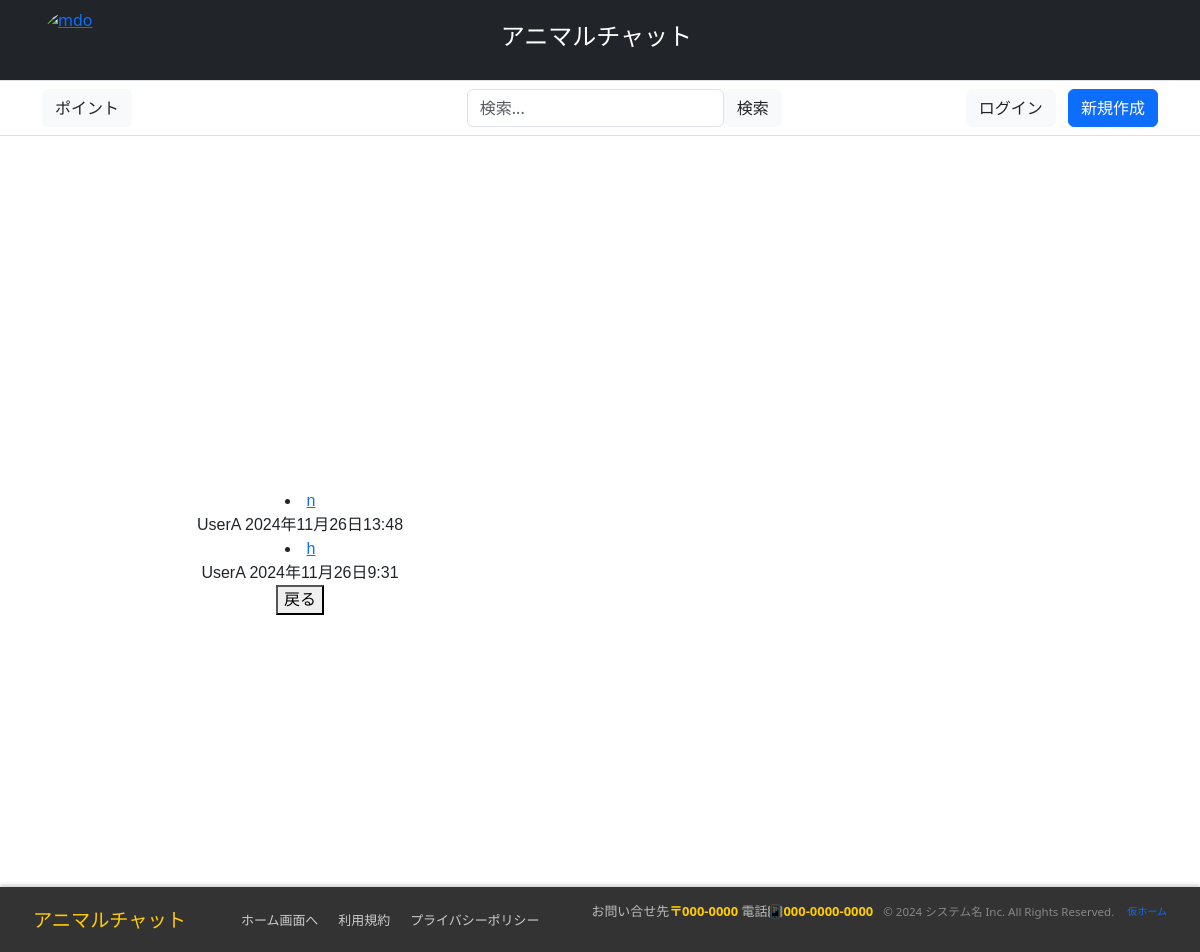
Page /post/posts_search/ on the earlier database version.
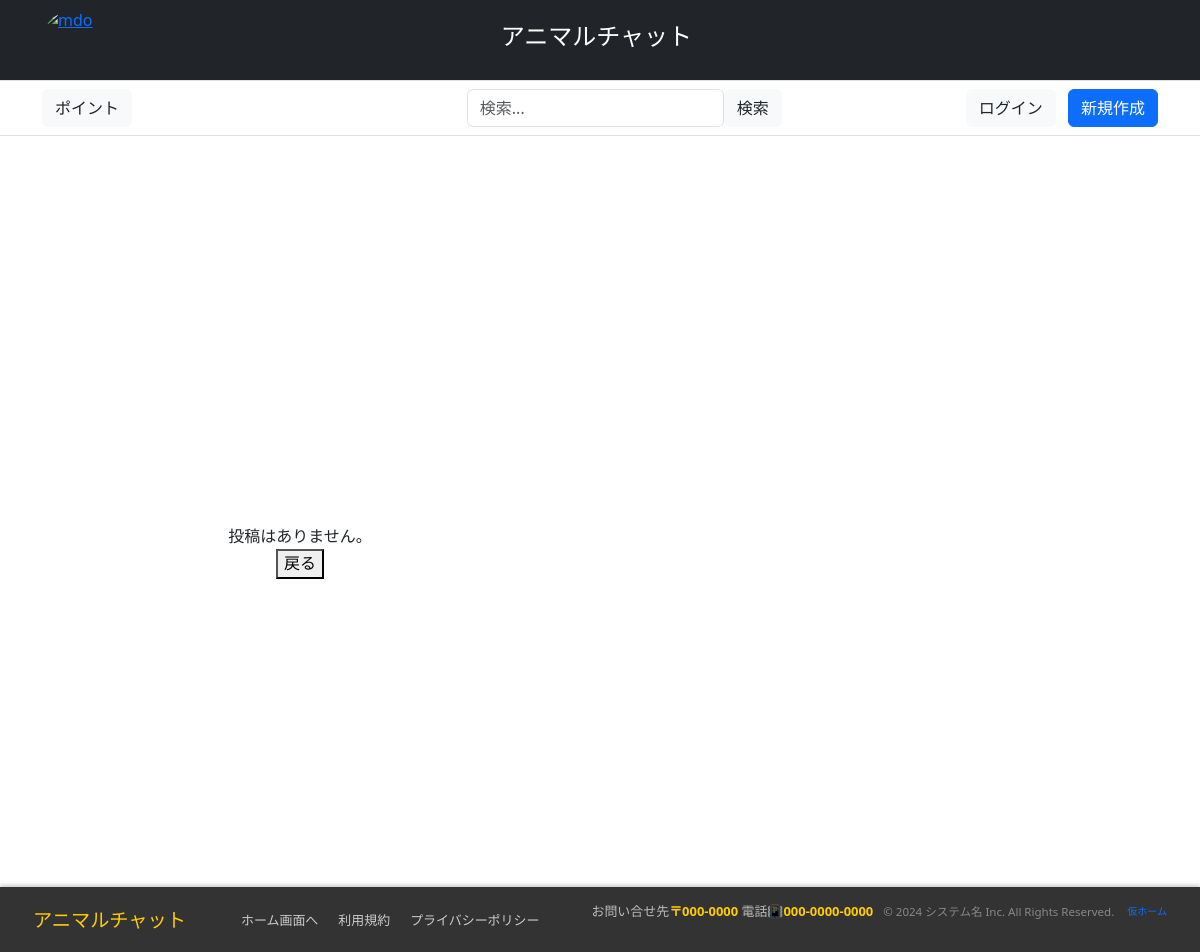
Same page on the later database version.
### post/models.py (models this page shows, shortened)
class PostInfo(models.Model): # 投稿IDは自動でつく
    account_id = models.ForeignKey(User, on_delete=models.CASCADE) # アカウントID　外部キー
    post = models.CharField('post', max_length=300) # 投稿文　文字数300文字
    post_date = models.DateTimeField('post_date', max_length=12, default=timezone.now) # 投稿日時
    image = models.ImageField(upload_to='img/post', verbose_name='画像', null=True, blank=True)
    video = models.FileField(upload_to='video/post',  verbose_name='動画', null=True, blank=True)

### accounts/models.py (models this page shows)
class User(AbstractBaseUser, PermissionsMixin):
    screen_name = models.CharField(
        gettext_lazy('アカウント名'),
        max_length=128,
        default='',
        blank=True,
        help_text=gettext_lazy('128文字以内で入力してください'),
    )
    email = models.EmailField(gettext_lazy('メールアドレス'), unique=True)
    is_staff = models.BooleanField(
        gettext_lazy('staff status'),
        default=False,
        help_text=gettext_lazy('Designates whether the user can log into this admin site.'),
    )
    is_active = models.BooleanField(
        gettext_lazy('active'),
        default=True,
        help_text=gettext_lazy(
            'Designates whether this user should be treated as active. Unselect this instead of deleting accounts.'
        ),
    )
    date_joined = models.DateTimeField(gettext_lazy('date joined'), default=timezone.now)
    objects = CustomUserManager()
    points = models.IntegerField(
        default=0,
        blank=True,
        null=True,
    )
    USERNAME_FIELD = 'email'
    REQUIRED_FIELDS = []
    class Meta:
        verbose_name = gettext_lazy('user')
        verbose_name_plural = gettext_lazy('users')
    def __str__(self):
        return self.__unicode__()
    def __unicode__(self):
        return self.screen_name or self.email

### post/views.py (the view)
# urls.py: path('posts_search/', views.PostSearchPageView.as_view(), name='posts_search'),
class PostSearchPageView(ListView):
    template_name = '../templates/post/post_search.html'
    model = PostInfo # 投稿情報モデル
    context_object_name = 'posts' # コンテキスト名
    def get_queryset(self, **kwargs): # モデルから情報を取得
        queryset = super().get_queryset(**kwargs) # 全取得
        keyword = self.request.GET.get('keyword') # 検索ワード取得
        if keyword is not None:
            queryset = queryset.filter(post__icontains=keyword) # 部分一致で検索
        queryset = queryset.order_by('-post_date') # 投稿降順で並び替え
        return queryset

### templates/post/post_search.html (shortened to what this page needs)
{% extends "all_base.html" %}
{% load static %}
{% block style %}<link href="{% static "post/css/post_search.css" %}" rel="stylesheet">{% endblock %}
{% block contents %}
  {% if posts %}
  {% for post in posts %}
      <li><a href='{% url 'post:posts_detail' post.pk %}'>{{ post.post }}</a></li>
      {{ post.account_id }}
      {{ post.post_date }}
  {% endfor %}
  {% else %}
  投稿はありません。
  {% endif %}
  <button onclick="location.href='{% url 'accounts:menu' %}'">戻る</button>
{% endblock %}

Differences in the rows shown:
removed PostInfo: post "n", account_id "UserA", post_date "2024年11月26日13:48"
removed PostInfo: post "h", account_id "UserA", post_date "2024年11月26日9:31"
Other differences:
text now shown: "投稿はありません。"
